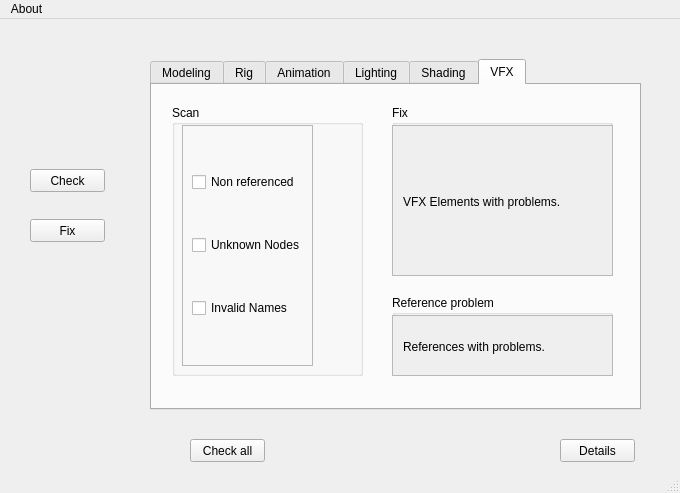
<?xml version="1.0" encoding="UTF-8"?>
<ui version="4.0">
 <class>MainWindow</class>
 <widget class="QMainWindow" name="MainWindow">
  <property name="geometry">
   <rect>
    <x>0</x>
    <y>0</y>
    <width>680</width>
    <height>493</height>
   </rect>
  </property>
  <property name="windowTitle">
   <string>Maya scenes debuger</string>
  </property>
  <widget class="QWidget" name="centralwidget">
   <widget class="QTabWidget" name="tabs_master">
    <property name="geometry">
     <rect>
      <x>150</x>
      <y>40</y>
      <width>491</width>
      <height>351</height>
     </rect>
    </property>
    <property name="currentIndex">
     <number>5</number>
    </property>
    <widget class="QWidget" name="tab_modeling">
     <attribute name="title">
      <string>Modeling</string>
     </attribute>
     <widget class="QGroupBox" name="mdl_grp_scan">
      <property name="geometry">
       <rect>
        <x>20</x>
        <y>20</y>
        <width>191</width>
        <height>281</height>
       </rect>
      </property>
      <property name="title">
       <string>Scan</string>
      </property>
      <widget class="QWidget" name="layoutWidget">
       <property name="geometry">
        <rect>
         <x>11</x>
         <y>20</y>
         <width>141</width>
         <height>251</height>
        </rect>
       </property>
       <layout class="QVBoxLayout" name="verticalLayout">
        <item>
         <widget class="QCheckBox" name="chk_mdl_transformation">
          <property name="text">
           <string>Transformations</string>
          </property>
         </widget>
        </item>
        <item>
         <widget class="QCheckBox" name="chk_mdl_history">
          <property name="text">
           <string>History</string>
          </property>
         </widget>
        </item>
        <item>
         <widget class="QCheckBox" name="chk_mdl_hierarchy">
          <property name="autoFillBackground">
           <bool>false</bool>
          </property>
          <property name="text">
           <string>Hierarchy</string>
          </property>
         </widget>
        </item>
        <item>
         <widget class="QCheckBox" name="chk_mdl_names">
          <property name="text">
           <string>Names</string>
          </property>
         </widget>
        </item>
        <item>
         <widget class="QCheckBox" name="chk_mdl_materials">
          <property name="text">
           <string>Materials</string>
          </property>
         </widget>
        </item>
        <item>
         <widget class="QCheckBox" name="chk_mdl_uvSets">
          <property name="text">
           <string>UV Sets</string>
          </property>
         </widget>
        </item>
        <item>
         <widget class="QCheckBox" name="chk_mdl_center">
          <property name="text">
           <string>Center</string>
          </property>
         </widget>
        </item>
        <item>
         <widget class="QCheckBox" name="chk_mdl_unknown">
          <property name="autoFillBackground">
           <bool>false</bool>
          </property>
          <property name="text">
           <string>Unknown Nodes</string>
          </property>
         </widget>
        </item>
        <item>
         <widget class="QCheckBox" name="chk_mdl_invalidNames">
          <property name="text">
           <string>Invalid Names</string>
          </property>
         </widget>
        </item>
       </layout>
      </widget>
     </widget>
     <widget class="QGroupBox" name="mdl_grp_fix">
      <property name="geometry">
       <rect>
        <x>240</x>
        <y>20</y>
        <width>221</width>
        <height>171</height>
       </rect>
      </property>
      <property name="title">
       <string>Fix</string>
      </property>
      <widget class="QScrollArea" name="scrollArea">
       <property name="geometry">
        <rect>
         <x>0</x>
         <y>20</y>
         <width>221</width>
         <height>151</height>
        </rect>
       </property>
       <property name="widgetResizable">
        <bool>true</bool>
       </property>
       <widget class="QWidget" name="scrollAreaWidgetContents">
        <property name="geometry">
         <rect>
          <x>0</x>
          <y>0</y>
          <width>219</width>
          <height>149</height>
         </rect>
        </property>
        <widget class="QLabel" name="lbl_mdl_fix">
         <property name="geometry">
          <rect>
           <x>10</x>
           <y>10</y>
           <width>181</width>
           <height>131</height>
          </rect>
         </property>
         <property name="text">
          <string>Modeling Elements with problems.</string>
         </property>
        </widget>
       </widget>
      </widget>
     </widget>
     <widget class="QGroupBox" name="mdl_grp_reference">
      <property name="geometry">
       <rect>
        <x>240</x>
        <y>210</y>
        <width>221</width>
        <height>81</height>
       </rect>
      </property>
      <property name="title">
       <string>Reference problem</string>
      </property>
      <widget class="QScrollArea" name="scrollArea_2">
       <property name="geometry">
        <rect>
         <x>0</x>
         <y>20</y>
         <width>221</width>
         <height>61</height>
        </rect>
       </property>
       <property name="widgetResizable">
        <bool>true</bool>
       </property>
       <widget class="QWidget" name="scrollAreaWidgetContents_2">
        <property name="geometry">
         <rect>
          <x>0</x>
          <y>0</y>
          <width>219</width>
          <height>59</height>
         </rect>
        </property>
        <widget class="QLabel" name="lbl_mdl_reference">
         <property name="geometry">
          <rect>
           <x>10</x>
           <y>10</y>
           <width>181</width>
           <height>41</height>
          </rect>
         </property>
         <property name="text">
          <string>References with problems.</string>
         </property>
        </widget>
       </widget>
      </widget>
     </widget>
    </widget>
    <widget class="QWidget" name="tab_rig">
     <attribute name="title">
      <string>Rig</string>
     </attribute>
     <widget class="QGroupBox" name="rig_grp_Scan">
      <property name="geometry">
       <rect>
        <x>20</x>
        <y>20</y>
        <width>191</width>
        <height>271</height>
       </rect>
      </property>
      <property name="title">
       <string>Scan</string>
      </property>
      <widget class="QFrame" name="frame">
       <property name="geometry">
        <rect>
         <x>10</x>
         <y>20</y>
         <width>171</width>
         <height>241</height>
        </rect>
       </property>
       <property name="frameShape">
        <enum>QFrame::StyledPanel</enum>
       </property>
       <property name="frameShadow">
        <enum>QFrame::Raised</enum>
       </property>
       <layout class="QVBoxLayout" name="verticalLayout_2">
        <item>
         <widget class="QCheckBox" name="chk_rig_reference">
          <property name="text">
           <string>Non referenced</string>
          </property>
         </widget>
        </item>
        <item>
         <widget class="QCheckBox" name="chk_rig_unknown">
          <property name="autoFillBackground">
           <bool>false</bool>
          </property>
          <property name="text">
           <string>Unknown Nodes</string>
          </property>
         </widget>
        </item>
        <item>
         <widget class="QCheckBox" name="chk_rig_invalidNames">
          <property name="text">
           <string>Invalid Names</string>
          </property>
         </widget>
        </item>
       </layout>
      </widget>
     </widget>
     <widget class="QGroupBox" name="mdl_grp_reference_2">
      <property name="geometry">
       <rect>
        <x>240</x>
        <y>210</y>
        <width>221</width>
        <height>81</height>
       </rect>
      </property>
      <property name="title">
       <string>Reference problem</string>
      </property>
      <widget class="QScrollArea" name="scrollArea_4">
       <property name="geometry">
        <rect>
         <x>0</x>
         <y>20</y>
         <width>221</width>
         <height>61</height>
        </rect>
       </property>
       <property name="widgetResizable">
        <bool>true</bool>
       </property>
       <widget class="QWidget" name="scrollAreaWidgetContents_4">
        <property name="geometry">
         <rect>
          <x>0</x>
          <y>0</y>
          <width>219</width>
          <height>59</height>
         </rect>
        </property>
        <widget class="QLabel" name="lbl_rig_reference">
         <property name="geometry">
          <rect>
           <x>10</x>
           <y>10</y>
           <width>181</width>
           <height>41</height>
          </rect>
         </property>
         <property name="text">
          <string>References with problems.</string>
         </property>
        </widget>
       </widget>
      </widget>
     </widget>
     <widget class="QGroupBox" name="mdl_grp_fix_2">
      <property name="geometry">
       <rect>
        <x>240</x>
        <y>20</y>
        <width>221</width>
        <height>171</height>
       </rect>
      </property>
      <property name="title">
       <string>Fix</string>
      </property>
      <widget class="QScrollArea" name="scrollArea_3">
       <property name="geometry">
        <rect>
         <x>0</x>
         <y>20</y>
         <width>221</width>
         <height>151</height>
        </rect>
       </property>
       <property name="widgetResizable">
        <bool>true</bool>
       </property>
       <widget class="QWidget" name="scrollAreaWidgetContents_3">
        <property name="geometry">
         <rect>
          <x>0</x>
          <y>0</y>
          <width>219</width>
          <height>149</height>
         </rect>
        </property>
        <widget class="QLabel" name="lbl_rig_fix">
         <property name="geometry">
          <rect>
           <x>10</x>
           <y>10</y>
           <width>181</width>
           <height>131</height>
          </rect>
         </property>
         <property name="text">
          <string>Rigging Elements with problems.</string>
         </property>
        </widget>
       </widget>
      </widget>
     </widget>
    </widget>
    <widget class="QWidget" name="tab_animation">
     <attribute name="title">
      <string>Animation</string>
     </attribute>
     <widget class="QGroupBox" name="anim_grp_scan">
      <property name="geometry">
       <rect>
        <x>20</x>
        <y>20</y>
        <width>191</width>
        <height>271</height>
       </rect>
      </property>
      <property name="title">
       <string>Scan</string>
      </property>
      <widget class="QFrame" name="frame_2">
       <property name="geometry">
        <rect>
         <x>10</x>
         <y>20</y>
         <width>171</width>
         <height>241</height>
        </rect>
       </property>
       <property name="frameShape">
        <enum>QFrame::StyledPanel</enum>
       </property>
       <property name="frameShadow">
        <enum>QFrame::Raised</enum>
       </property>
       <layout class="QVBoxLayout" name="verticalLayout_3">
        <item>
         <widget class="QCheckBox" name="chk_anim_atom">
          <property name="text">
           <string>Atom Nodes</string>
          </property>
         </widget>
        </item>
        <item>
         <widget class="QCheckBox" name="chk_anim_reference">
          <property name="text">
           <string>Non referenced</string>
          </property>
         </widget>
        </item>
        <item>
         <widget class="QCheckBox" name="chk_anim_unknown">
          <property name="autoFillBackground">
           <bool>false</bool>
          </property>
          <property name="text">
           <string>Unknown Nodes</string>
          </property>
         </widget>
        </item>
        <item>
         <widget class="QCheckBox" name="chk_anim_invalidNames">
          <property name="text">
           <string>Invalid Names</string>
          </property>
         </widget>
        </item>
       </layout>
      </widget>
     </widget>
     <widget class="QGroupBox" name="mdl_grp_reference_3">
      <property name="geometry">
       <rect>
        <x>240</x>
        <y>210</y>
        <width>221</width>
        <height>81</height>
       </rect>
      </property>
      <property name="title">
       <string>Reference problem</string>
      </property>
      <widget class="QScrollArea" name="scrollArea_6">
       <property name="geometry">
        <rect>
         <x>0</x>
         <y>20</y>
         <width>221</width>
         <height>61</height>
        </rect>
       </property>
       <property name="widgetResizable">
        <bool>true</bool>
       </property>
       <widget class="QWidget" name="scrollAreaWidgetContents_6">
        <property name="geometry">
         <rect>
          <x>0</x>
          <y>0</y>
          <width>219</width>
          <height>59</height>
         </rect>
        </property>
        <widget class="QLabel" name="lbl_anim_reference">
         <property name="geometry">
          <rect>
           <x>10</x>
           <y>10</y>
           <width>181</width>
           <height>41</height>
          </rect>
         </property>
         <property name="text">
          <string>References with problems.</string>
         </property>
        </widget>
       </widget>
      </widget>
     </widget>
     <widget class="QGroupBox" name="mdl_grp_fix_3">
      <property name="geometry">
       <rect>
        <x>240</x>
        <y>20</y>
        <width>221</width>
        <height>171</height>
       </rect>
      </property>
      <property name="title">
       <string>Fix</string>
      </property>
      <widget class="QScrollArea" name="scrollArea_5">
       <property name="geometry">
        <rect>
         <x>0</x>
         <y>20</y>
         <width>221</width>
         <height>151</height>
        </rect>
       </property>
       <property name="widgetResizable">
        <bool>true</bool>
       </property>
       <widget class="QWidget" name="scrollAreaWidgetContents_5">
        <property name="geometry">
         <rect>
          <x>0</x>
          <y>0</y>
          <width>219</width>
          <height>149</height>
         </rect>
        </property>
        <widget class="QLabel" name="lbl_anim_fix">
         <property name="geometry">
          <rect>
           <x>10</x>
           <y>10</y>
           <width>181</width>
           <height>131</height>
          </rect>
         </property>
         <property name="text">
          <string>Animation Elements with problems.</string>
         </property>
        </widget>
       </widget>
      </widget>
     </widget>
    </widget>
    <widget class="QWidget" name="tab_lighting">
     <attribute name="title">
      <string>Lighting</string>
     </attribute>
     <widget class="QGroupBox" name="grp_Scan_5">
      <property name="geometry">
       <rect>
        <x>20</x>
        <y>20</y>
        <width>191</width>
        <height>271</height>
       </rect>
      </property>
      <property name="title">
       <string>Scan</string>
      </property>
      <widget class="QFrame" name="frame_3">
       <property name="geometry">
        <rect>
         <x>10</x>
         <y>20</y>
         <width>171</width>
         <height>241</height>
        </rect>
       </property>
       <property name="frameShape">
        <enum>QFrame::StyledPanel</enum>
       </property>
       <property name="frameShadow">
        <enum>QFrame::Raised</enum>
       </property>
       <layout class="QVBoxLayout" name="verticalLayout_4">
        <item>
         <widget class="QCheckBox" name="chk_light_external">
          <property name="text">
           <string>External lights</string>
          </property>
         </widget>
        </item>
        <item>
         <widget class="QCheckBox" name="chk_light_reference">
          <property name="text">
           <string>Non referenced</string>
          </property>
         </widget>
        </item>
        <item>
         <widget class="QCheckBox" name="chk_light_unknown">
          <property name="autoFillBackground">
           <bool>false</bool>
          </property>
          <property name="text">
           <string>Unknown Nodes</string>
          </property>
         </widget>
        </item>
        <item>
         <widget class="QCheckBox" name="chk_light_invalidNames">
          <property name="text">
           <string>Invalid Names</string>
          </property>
         </widget>
        </item>
       </layout>
      </widget>
     </widget>
     <widget class="QGroupBox" name="mdl_grp_reference_4">
      <property name="geometry">
       <rect>
        <x>240</x>
        <y>210</y>
        <width>221</width>
        <height>81</height>
       </rect>
      </property>
      <property name="title">
       <string>Reference problem</string>
      </property>
      <widget class="QScrollArea" name="scrollArea_8">
       <property name="geometry">
        <rect>
         <x>0</x>
         <y>20</y>
         <width>221</width>
         <height>61</height>
        </rect>
       </property>
       <property name="widgetResizable">
        <bool>true</bool>
       </property>
       <widget class="QWidget" name="scrollAreaWidgetContents_8">
        <property name="geometry">
         <rect>
          <x>0</x>
          <y>0</y>
          <width>219</width>
          <height>59</height>
         </rect>
        </property>
        <widget class="QLabel" name="lbl_light_reference">
         <property name="geometry">
          <rect>
           <x>10</x>
           <y>10</y>
           <width>181</width>
           <height>41</height>
          </rect>
         </property>
         <property name="text">
          <string>References with problems.</string>
         </property>
        </widget>
       </widget>
      </widget>
     </widget>
     <widget class="QGroupBox" name="mdl_grp_fix_4">
      <property name="geometry">
       <rect>
        <x>240</x>
        <y>20</y>
        <width>221</width>
        <height>171</height>
       </rect>
      </property>
      <property name="title">
       <string>Fix</string>
      </property>
      <widget class="QScrollArea" name="scrollArea_7">
       <property name="geometry">
        <rect>
         <x>0</x>
         <y>20</y>
         <width>221</width>
         <height>151</height>
        </rect>
       </property>
       <property name="widgetResizable">
        <bool>true</bool>
       </property>
       <widget class="QWidget" name="scrollAreaWidgetContents_7">
        <property name="geometry">
         <rect>
          <x>0</x>
          <y>0</y>
          <width>219</width>
          <height>149</height>
         </rect>
        </property>
        <widget class="QLabel" name="lbl_light_fix">
         <property name="geometry">
          <rect>
           <x>10</x>
           <y>10</y>
           <width>181</width>
           <height>131</height>
          </rect>
         </property>
         <property name="text">
          <string>Lighting Elements with problems.</string>
         </property>
        </widget>
       </widget>
      </widget>
     </widget>
    </widget>
    <widget class="QWidget" name="tab_shading">
     <attribute name="title">
      <string>Shading</string>
     </attribute>
     <widget class="QGroupBox" name="grp_Scan_4">
      <property name="geometry">
       <rect>
        <x>20</x>
        <y>20</y>
        <width>191</width>
        <height>271</height>
       </rect>
      </property>
      <property name="title">
       <string>Scan</string>
      </property>
      <widget class="QFrame" name="frame_4">
       <property name="geometry">
        <rect>
         <x>10</x>
         <y>20</y>
         <width>171</width>
         <height>251</height>
        </rect>
       </property>
       <property name="frameShape">
        <enum>QFrame::StyledPanel</enum>
       </property>
       <property name="frameShadow">
        <enum>QFrame::Raised</enum>
       </property>
       <layout class="QVBoxLayout" name="verticalLayout_5">
        <item>
         <widget class="QCheckBox" name="chk_shd_repeated">
          <property name="text">
           <string>Repeated shaders</string>
          </property>
         </widget>
        </item>
        <item>
         <widget class="QCheckBox" name="chk_shd_external">
          <property name="text">
           <string>External shaders</string>
          </property>
         </widget>
        </item>
        <item>
         <widget class="QCheckBox" name="chk_shd_reference">
          <property name="text">
           <string>Non referenced</string>
          </property>
         </widget>
        </item>
        <item>
         <widget class="QCheckBox" name="chk_shd_textures">
          <property name="text">
           <string>Local Textures</string>
          </property>
         </widget>
        </item>
        <item>
         <widget class="QCheckBox" name="chk_shd_unknown">
          <property name="autoFillBackground">
           <bool>false</bool>
          </property>
          <property name="text">
           <string>Unknown Nodes</string>
          </property>
         </widget>
        </item>
        <item>
         <widget class="QCheckBox" name="chk_shd_invalidNames">
          <property name="text">
           <string>Invalid Names</string>
          </property>
         </widget>
        </item>
       </layout>
      </widget>
     </widget>
     <widget class="QGroupBox" name="mdl_grp_reference_5">
      <property name="geometry">
       <rect>
        <x>240</x>
        <y>210</y>
        <width>221</width>
        <height>81</height>
       </rect>
      </property>
      <property name="title">
       <string>Reference problem</string>
      </property>
      <widget class="QScrollArea" name="scrollArea_10">
       <property name="geometry">
        <rect>
         <x>0</x>
         <y>20</y>
         <width>221</width>
         <height>61</height>
        </rect>
       </property>
       <property name="widgetResizable">
        <bool>true</bool>
       </property>
       <widget class="QWidget" name="scrollAreaWidgetContents_10">
        <property name="geometry">
         <rect>
          <x>0</x>
          <y>0</y>
          <width>219</width>
          <height>59</height>
         </rect>
        </property>
        <widget class="QLabel" name="lbl_shd_reference">
         <property name="geometry">
          <rect>
           <x>10</x>
           <y>10</y>
           <width>181</width>
           <height>41</height>
          </rect>
         </property>
         <property name="text">
          <string>References with problems.</string>
         </property>
        </widget>
       </widget>
      </widget>
     </widget>
     <widget class="QGroupBox" name="mdl_grp_fix_5">
      <property name="geometry">
       <rect>
        <x>240</x>
        <y>20</y>
        <width>221</width>
        <height>171</height>
       </rect>
      </property>
      <property name="title">
       <string>Fix</string>
      </property>
      <widget class="QScrollArea" name="scrollArea_9">
       <property name="geometry">
        <rect>
         <x>0</x>
         <y>20</y>
         <width>221</width>
         <height>151</height>
        </rect>
       </property>
       <property name="widgetResizable">
        <bool>true</bool>
       </property>
       <widget class="QWidget" name="scrollAreaWidgetContents_9">
        <property name="geometry">
         <rect>
          <x>0</x>
          <y>0</y>
          <width>219</width>
          <height>149</height>
         </rect>
        </property>
        <widget class="QLabel" name="lbl_shd_fix">
         <property name="geometry">
          <rect>
           <x>10</x>
           <y>10</y>
           <width>181</width>
           <height>131</height>
          </rect>
         </property>
         <property name="text">
          <string>Shading Elements with problems.</string>
         </property>
        </widget>
       </widget>
      </widget>
     </widget>
    </widget>
    <widget class="QWidget" name="tab_vfx">
     <attribute name="title">
      <string>VFX</string>
     </attribute>
     <widget class="QGroupBox" name="grp_Scan_6">
      <property name="geometry">
       <rect>
        <x>20</x>
        <y>20</y>
        <width>191</width>
        <height>271</height>
       </rect>
      </property>
      <property name="title">
       <string>Scan</string>
      </property>
      <widget class="QFrame" name="frame_5">
       <property name="geometry">
        <rect>
         <x>10</x>
         <y>20</y>
         <width>131</width>
         <height>241</height>
        </rect>
       </property>
       <property name="frameShape">
        <enum>QFrame::StyledPanel</enum>
       </property>
       <property name="frameShadow">
        <enum>QFrame::Raised</enum>
       </property>
       <layout class="QVBoxLayout" name="verticalLayout_6">
        <item>
         <widget class="QCheckBox" name="chk_vfx_reference">
          <property name="text">
           <string>Non referenced</string>
          </property>
         </widget>
        </item>
        <item>
         <widget class="QCheckBox" name="chk_vfx_unknown">
          <property name="autoFillBackground">
           <bool>false</bool>
          </property>
          <property name="text">
           <string>Unknown Nodes</string>
          </property>
         </widget>
        </item>
        <item>
         <widget class="QCheckBox" name="chk_vfx_invalidNames">
          <property name="text">
           <string>Invalid Names</string>
          </property>
         </widget>
        </item>
       </layout>
      </widget>
     </widget>
     <widget class="QGroupBox" name="mdl_grp_reference_6">
      <property name="geometry">
       <rect>
        <x>240</x>
        <y>210</y>
        <width>221</width>
        <height>81</height>
       </rect>
      </property>
      <property name="title">
       <string>Reference problem</string>
      </property>
      <widget class="QScrollArea" name="scrollArea_12">
       <property name="geometry">
        <rect>
         <x>0</x>
         <y>20</y>
         <width>221</width>
         <height>61</height>
        </rect>
       </property>
       <property name="widgetResizable">
        <bool>true</bool>
       </property>
       <widget class="QWidget" name="scrollAreaWidgetContents_12">
        <property name="geometry">
         <rect>
          <x>0</x>
          <y>0</y>
          <width>219</width>
          <height>59</height>
         </rect>
        </property>
        <widget class="QLabel" name="lbl_vfx_reference">
         <property name="geometry">
          <rect>
           <x>10</x>
           <y>10</y>
           <width>181</width>
           <height>41</height>
          </rect>
         </property>
         <property name="text">
          <string>References with problems.</string>
         </property>
        </widget>
       </widget>
      </widget>
     </widget>
     <widget class="QGroupBox" name="mdl_grp_fix_6">
      <property name="geometry">
       <rect>
        <x>240</x>
        <y>20</y>
        <width>221</width>
        <height>171</height>
       </rect>
      </property>
      <property name="title">
       <string>Fix</string>
      </property>
      <widget class="QScrollArea" name="scrollArea_11">
       <property name="geometry">
        <rect>
         <x>0</x>
         <y>20</y>
         <width>221</width>
         <height>151</height>
        </rect>
       </property>
       <property name="widgetResizable">
        <bool>true</bool>
       </property>
       <widget class="QWidget" name="scrollAreaWidgetContents_11">
        <property name="geometry">
         <rect>
          <x>0</x>
          <y>0</y>
          <width>219</width>
          <height>149</height>
         </rect>
        </property>
        <widget class="QLabel" name="lbl_vfx_fix">
         <property name="geometry">
          <rect>
           <x>10</x>
           <y>10</y>
           <width>181</width>
           <height>131</height>
          </rect>
         </property>
         <property name="text">
          <string>VFX Elements with problems.</string>
         </property>
        </widget>
       </widget>
      </widget>
     </widget>
    </widget>
   </widget>
   <widget class="QPushButton" name="btn_Check">
    <property name="geometry">
     <rect>
      <x>30</x>
      <y>150</y>
      <width>75</width>
      <height>23</height>
     </rect>
    </property>
    <property name="text">
     <string>Check</string>
    </property>
   </widget>
   <widget class="QPushButton" name="btn_Ok">
    <property name="geometry">
     <rect>
      <x>30</x>
      <y>200</y>
      <width>75</width>
      <height>23</height>
     </rect>
    </property>
    <property name="text">
     <string>Fix</string>
    </property>
   </widget>
   <widget class="QPushButton" name="btn_details">
    <property name="geometry">
     <rect>
      <x>560</x>
      <y>420</y>
      <width>75</width>
      <height>23</height>
     </rect>
    </property>
    <property name="text">
     <string>Details</string>
    </property>
   </widget>
   <widget class="QPushButton" name="chk_box_checkall">
    <property name="geometry">
     <rect>
      <x>190</x>
      <y>420</y>
      <width>75</width>
      <height>23</height>
     </rect>
    </property>
    <property name="text">
     <string>Check all</string>
    </property>
   </widget>
  </widget>
  <widget class="QMenuBar" name="menubar">
   <property name="geometry">
    <rect>
     <x>0</x>
     <y>0</y>
     <width>680</width>
     <height>21</height>
    </rect>
   </property>
   <widget class="QMenu" name="menuAbout">
    <property name="title">
     <string>About</string>
    </property>
   </widget>
   <addaction name="menuAbout"/>
  </widget>
  <widget class="QStatusBar" name="statusbar"/>
 </widget>
 <resources/>
 <connections/>
</ui>
